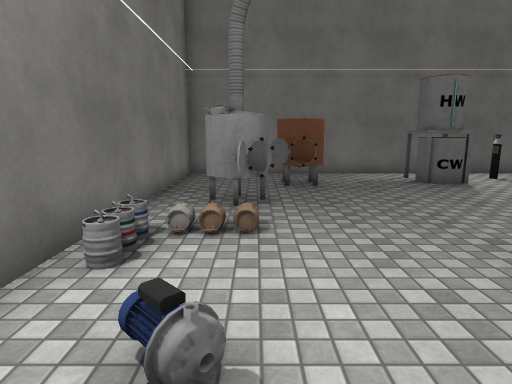
View 1 (above)

15 first-person views from a walk through a scene from a Unity 3-D project. The camera is 1.5 m above the floor, tilts 10° down and sees 75° across. The floor is counted in squares, 1 m on a side. Each view is taken from the middle of a square. On the plan, view 1 faces up. The plan holds only what a view shows up to about 15 squares ahead; the rest is blank. The player character is not drawn. Some surface patterns are stand-ins.

View 2
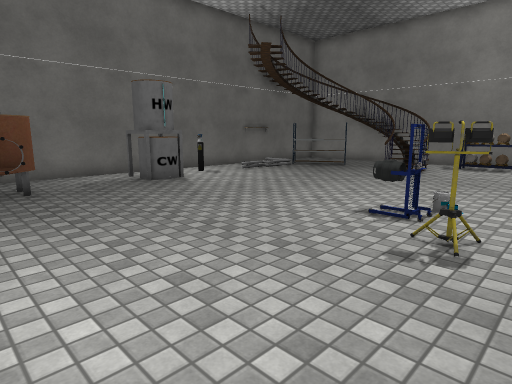

View 3
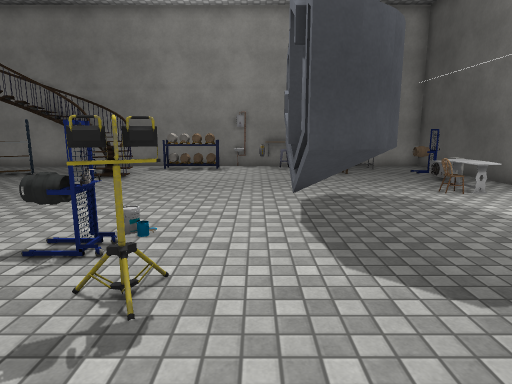

View 4
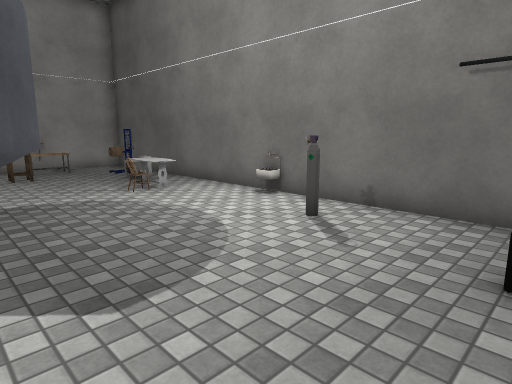

View 5
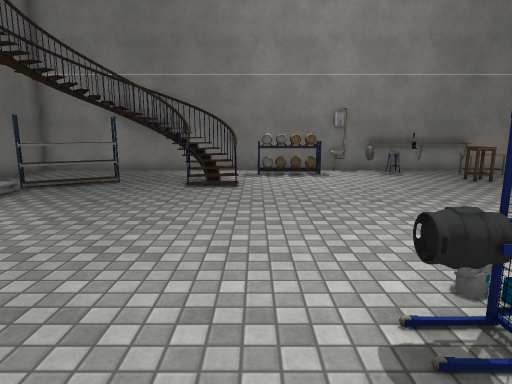

View 6
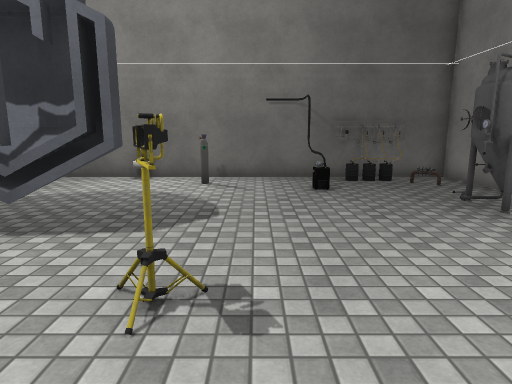

View 7
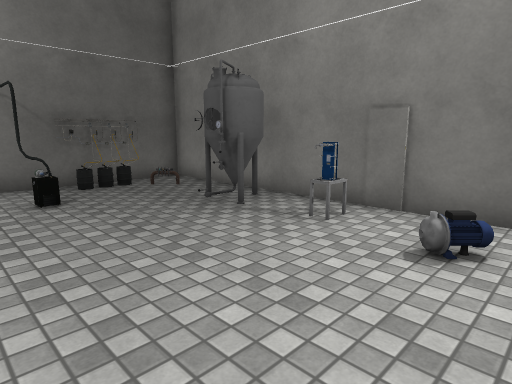

View 8
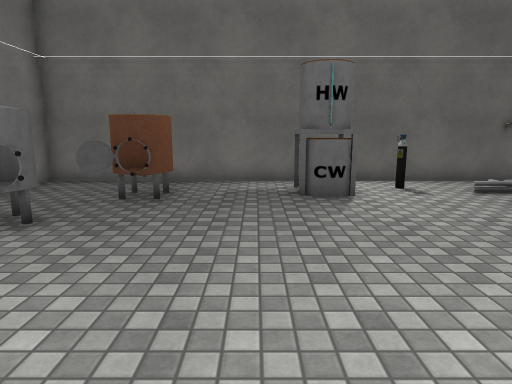

View 9
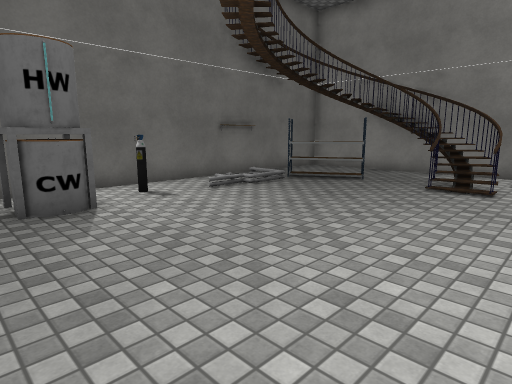

View 10
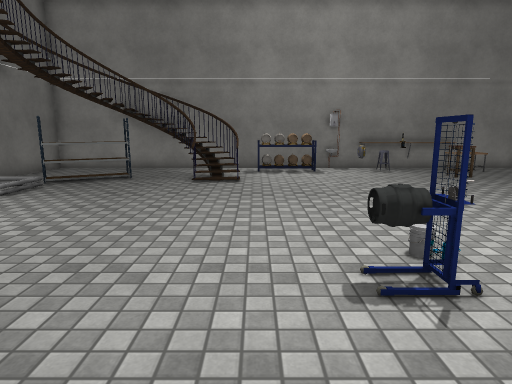

View 11
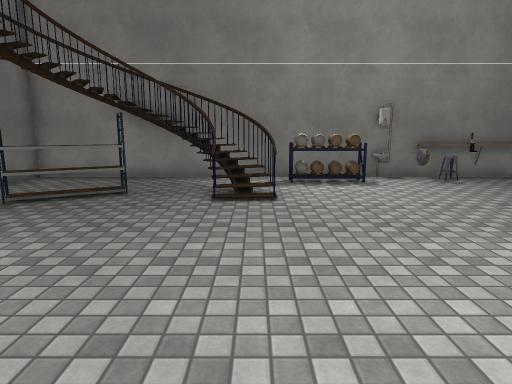

View 12
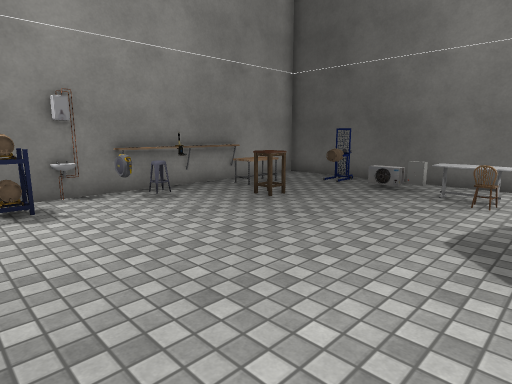

View 13
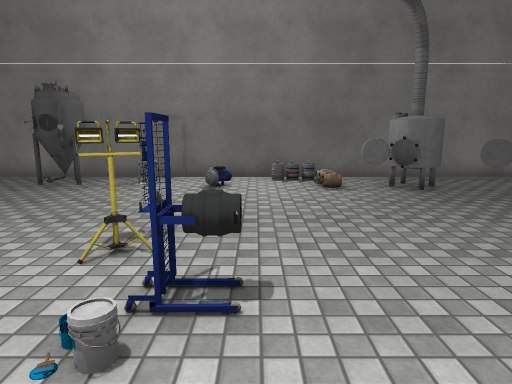

View 14
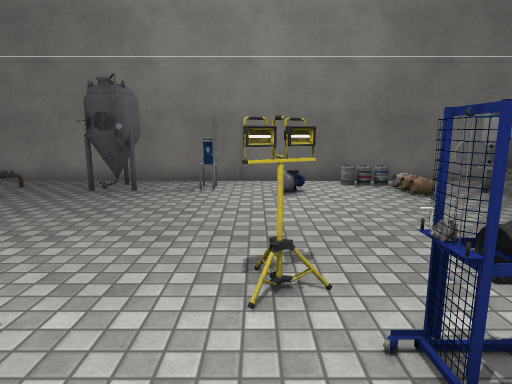

View 15
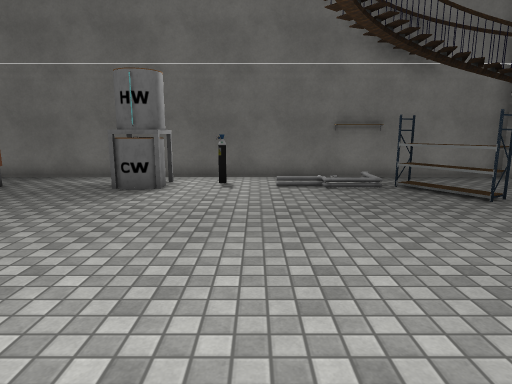

### Floor plan
Points are (right, up) in squares from view 1. A wall is a line through its corners. A room is listed if a view was taken in it or the views show most of it. See-through windows are left out.
Room 1 (views 1, 2, 3, 4, 5, 6, 7, 8, 9, 10, 11, 12, 13, 14, 15)
walls: (14.3, 4.7) (14.9, 4.8); (14.9, 6.3) (15.3, 6.6); (15.2, 6.5) (15.5, 6.9); (15.9, 5.3) (15.6, 5.6); (15.9, 5.3) (16.3, 5.7); (16.2, 5.6) (16.6, 6) (16.9, 6.5); (2, -5.2) (2.6, -5.8); (15.8, 7.3) (16, 7.8); (-0.6, -7.2) (1.1, -7.2); (-2.5, 12.5) (-2.5, -7.5) (17.5, -7.5) (17.5, 12.5) (-2.5, 12.5)
low walls: (2, -4.8) (2.5, -4.8)
objects: other object (-2, -3) to (-1, -2); other object (-1, 0); other object (-1, 6) to (0, 8); other object (1, 9) to (2, 10); other object (5, 1); other object (5, 10) to (6, 11); other object (6, -6); other object (6, -2) to (9, -1); other object (6, 2) to (6, 3); other object (8, -7); other object (8, 11); other object (10, -6) to (12, -5); other object (11, -5); other object (13, -6); other object (13, 8) to (14, 10); other object (15, -7) to (15, -6); other object (15, -3); other object (16, -5) to (17, -4); other object (16, 0) to (17, 0); other object (16, 2) to (17, 4); other object (17, -3); other object (17, -2); other object (17, -1); other object (17, 1)

Positions as (right, up) in squares from view 1, and headings:
1: (0, 0), facing up
2: (0, 0), facing up-right
3: (2, 0), facing right
4: (2, -1), facing down-right
5: (4, 4), facing right
6: (4, 4), facing down
7: (4, 3), facing down-left
8: (4, 2), facing up
9: (4, 3), facing up-right
10: (3, 4), facing right
11: (6, 5), facing right
12: (9, 3), facing down-right
13: (9, 3), facing left
14: (8, 1), facing left
15: (9, 1), facing up
